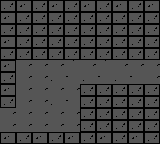

Below is a game level as drawn by its tile map, then a one-line description and the .tmx file that defines it, in full:
An orthogonal 10x12 tile map with 16x12 px tiles, 1 tile layer (Tile Layer 1) and 4 objects (2x Teleport).

<map version="1.5" tiledversion="1.7.2" orientation="orthogonal" renderorder="right-down" width="10" height="12" tilewidth="16" tileheight="12" infinite="0" nextlayerid="7" nextobjectid="14">
 <editorsettings>
  <export format="json" />
 </editorsettings>
 <tileset firstgid="1" source="tiles.tsx" />
 <layer id="1" name="Tile Layer 1" width="10" height="12">
  <data encoding="csv">
2,3,2,3,2,3,2,3,2,3,
3,2,2,2,2,2,2,2,2,2,
2,2,2,2,2,2,2,2,2,2,
3,2,2,2,2,2,2,2,2,2,
2,2,2,2,2,2,2,2,2,2,
3,12,12,12,13,12,13,12,12,12,
2,12,12,22,23,22,23,22,23,12,
3,12,12,12,12,2,2,2,2,2,
2,12,12,22,23,2,2,2,2,2,
12,12,12,12,12,2,2,2,2,2,
12,12,12,12,12,2,2,2,2,2,
3,2,3,2,3,2,3,2,3,2
</data>
 </layer>
 <objectgroup id="5" name="Spawners">
  <object id="4" template="player.tx" x="0" y="113" width="11" height="19">
   <properties>
    <property name="dir" value="right" />
    <property name="source" value="intro" />
   </properties>
  </object>
  <object id="12" template="player.tx" name="" x="149" y="65" width="11" height="19">
   <properties>
    <property name="dir" value="left" />
    <property name="source" value="hall1" />
   </properties>
  </object>
  <object id="13" type="Teleport" x="155" y="60" width="5" height="24">
   <properties>
    <property name="destination" value="hall1" />
   </properties>
  </object>
 </objectgroup>
 <objectgroup id="6" name="Teleporters">
  <object id="8" name="Back" type="Teleport" x="0" y="108" width="5" height="24">
   <properties>
    <property name="destination" value="intro" />
   </properties>
  </object>
 </objectgroup>
</map>
